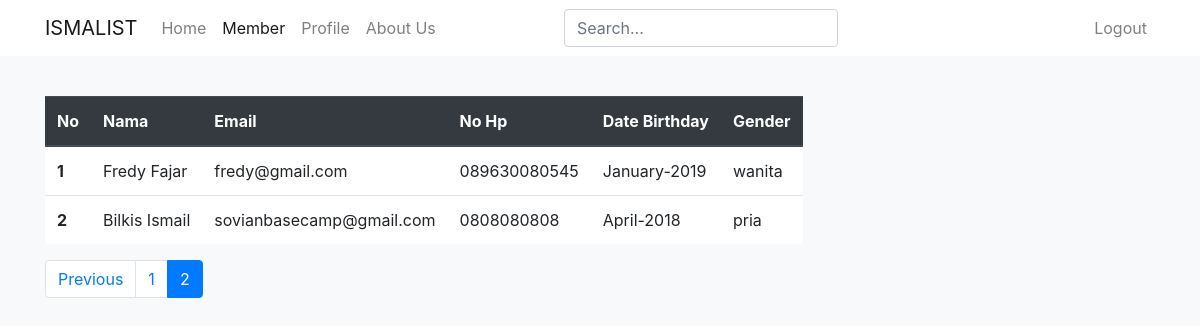
The app's page /home/member.php?halaman=2 (signed in) with its own data.
### tables this page shows
CREATE TABLE `user` (
  `id` int(11) NOT NULL,
  `nama` varchar(256) NOT NULL,
  `email` varchar(256) NOT NULL,
  `password` varchar(256) NOT NULL,
  `no_hp` varchar(256) NOT NULL,
  `date` varchar(256) NOT NULL,
  `gender` varchar(256) NOT NULL,
  `no_pemulihan` varchar(256) NOT NULL
);

### public/config/config.php (called while the page is built, shortened)
<?php
	$conn = mysqli_connect("localhost","root","","php_ajax");
	function query($query){
		global $conn;
		$result = mysqli_query($conn,$query);
		$rows = [];
		while ( $row = mysqli_fetch_assoc($result)) {
			$rows[] =$row;
		}
		return $rows;
	}

### public/home/member.php (the view, shortened to what this page needs)
<?php
  require "../config/config.php";
  $jumlahDataPerHalaman = 5;
	$jumlahData = count(query("SELECT * FROM user"));
	$jumlahHalaman = ceil($jumlahData / $jumlahDataPerHalaman);
	$halamanAktif = ( isset($_GET["halaman"]) ) ? $_GET["halaman"] : 1;
	$awalData = ($jumlahDataPerHalaman * $halamanAktif) - $jumlahDataPerHalaman;
 ?>
<!doctype html>
<html lang="en">
  <head>
    <link rel="stylesheet" href="https://use.fontawesome.com/releases/v5.8.1/css/all.css">
    <link rel="stylesheet" href="../../resource/assets/css/bootstrap.min.css">
  </head>
  <body>
    <nav class="navbar navbar-expand-lg navbar-light bg-white fixed-top">
      <div class="container">
        <a class="navbar-brand" href="index.php">ISMALIST</a>
        <div class="collapse navbar-collapse" id="navbarSupportedContent">
          <ul class="navbar-nav mr-auto">
            <li class="nav-item">
              <a class="nav-link" href="index.php">Home <span class="sr-only">(current)</span></a>
            </li>
            <li class="nav-item active">
              <a class="nav-link" href="member.php">Member</a>
            </li>
            <li class="nav-item">
              <a class="nav-link" href="profile.php">Profile</a>
            </li>
            <li class="nav-item">
              <a class="nav-link" href="profile.php">About Us</a>
            </li>
          </ul>
          <form class="form-inline mr-auto my-lg-0" method="post">
            <input class="form-control mr-sm-2" type="text" name="keyword" autofocus placeholder="Search..." autocomplete="off" id="keyword-member">
          </form>
          <ul class="navbar-nav ml-auto">
            <li class="nav-item">
              <a class="nav-link" href="../logout.php">Logout</a>
            </li>
          </ul>
        </div>
      </div>
    </nav>
    <br><br>
    <section id="content" class="content mt-5">
      <div class="container">
        <table class="table table-responsive">
          <thead class="thead-dark">
            <tr>
              <th scope="col">No</th>
              <th scope="col">Nama</th>
              <th scope="col">Email</th>
              <th scope="col">No Hp</th>
              <th scope="col">Date Birthday</th>
              <th scope="col">Gender</th>
            </tr>
          </thead>
          <tbody class="bg-white">
            <?php $datas = query("SELECT * FROM user ORDER BY id DESC LIMIT $awalData,
          		$jumlahDataPerHalaman"); ?>
            <?php $i = 1; ?>
            <?php foreach ($datas as $row) : ?>
            <tr>
              <th scope="row"><?= $i; ?></th>
              <td><?= $row['nama']; ?></td>
              <td><?= $row['email']; ?></td>
              <td><?= $row['no_hp']; ?></td>
              <td><?= $row['date']; ?></td>
              <td><?= $row['gender']; ?></td>
            </tr>
            <?php $i++; ?>
            <?php endforeach; ?>
          </tbody>
        </table>
      </div>
    </section>
    <section class="pagination" id="pagination">
      <div class="container">
        <nav aria-label="Page navigation example">
          <ul class="pagination">
            <?php if ($halamanAktif > 1) : ?>
            <li class="page-item"><a class="page-link" href="?halaman= <?= $halamanAktif - 1; ?>">Previous</a></li>
            <?php endif; ?>
            <?php for ($i=1; $i <= $jumlahHalaman; $i++) :?>
          		<?php if ($i == $halamanAktif) :?>
                <li class="page-item active"><a class="page-link" href="?halaman=<?= $i; ?>"><?= $i; ?></a></li>
          			<?php else :?>
                  <li class="page-item"><a class="page-link" href="?halaman=<?= $i; ?>"><?= $i; ?></a></li>
          		<?php endif; ?>
          	<?php endfor; ?>
          </ul>
        </nav>
      </div>
    </section>
  </body>
</html>

### public/home/member.php (style rules this page uses)
body { background-color: #f8f9fa; }

### records on screen
user: nama "Fredy Fajar", email "fredy@gmail.com", no_hp "089630080545", date "January-2019", gender "wanita"
user: nama "Bilkis Ismail", email "sovianbasecamp@gmail.com", no_hp "0808080808", date "April-2018", gender "pria"
